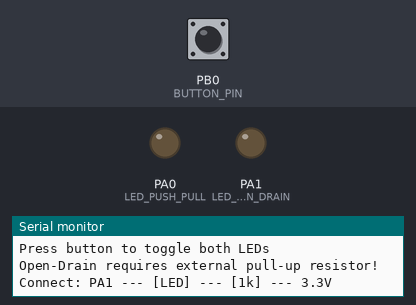
The program below on a simulated STM32 Blue Pill. On the bench: output pins drawn as LEDs (lit = HIGH), the last lines printed to the serial monitor. Dashed ring = blinking. The inputs (shaded band) are chosen by the test bench; at power-on: PB0 (BUTTON_PIN) HIGH.

Above: at 3.2 s.
3.3 s: PB0 (BUTTON_PIN) pulled LOW for 1 s
At 4.9 s:
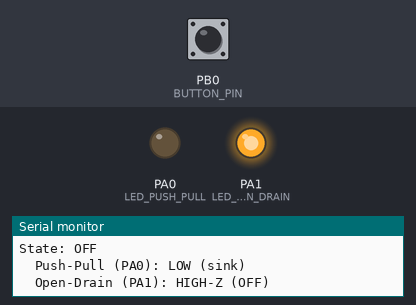
5.8 s: PB0 (BUTTON_PIN) pulled LOW for 0.15 s
At 7.0 s:
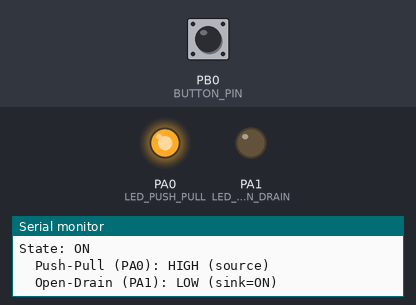
7.4 s: PB0 (BUTTON_PIN) pulled LOW for 3.2 s
At 7.55 s:
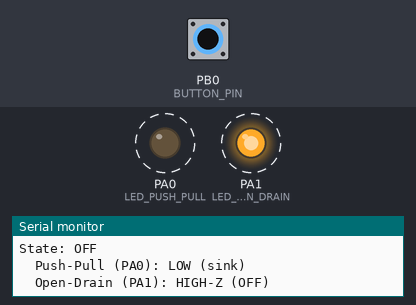
Timing chart, 0 to 11.9 s (numbered marks = the images above; inputs shaded):
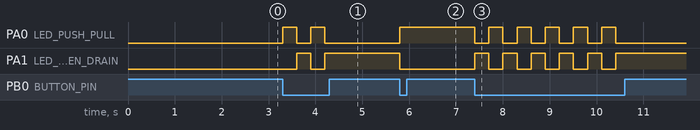

Measured:
- after the input at 3.3 s, PA0 (LED_PUSH_PULL): alternates HIGH for 0.30 s and LOW for 0.30 s, 4 changes in all, then stays LOW, starting at once; PA1 (LED_OPEN_DRAIN): LOW → HIGH after 0.30 s, → LOW 0.30 s later, → HIGH 0.30 s later
- after the input at 5.8 s, PA0 (LED_PUSH_PULL): LOW → HIGH at once; PA1 (LED_OPEN_DRAIN): HIGH → LOW at once
- after the input at 7.4 s, PA0 (LED_PUSH_PULL): alternates HIGH for 0.30 s and LOW for 0.30 s, 11 changes in all, then stays LOW, starting at once; PA1 (LED_OPEN_DRAIN): alternates HIGH for 0.30 s and LOW for 0.30 s, 11 changes in all, then stays HIGH, starting at once

The program:

main.cpp
```cpp
/**
 * @file main.cpp
 * @brief Program 07: GPIO Open-Drain Mode - STM32
 *
 * STM32 GPIO dapat dikonfigurasi sebagai Open-Drain untuk:
 * - I2C bus compatibility
 * - Level shifting
 * - Wired-OR logic
 */

#include <Arduino.h>

#define LED_PUSH_PULL   PA0     // Normal push-pull output
#define LED_OPEN_DRAIN  PA1     // Open-drain output
#define BUTTON_PIN      PB0

void setup() {
    Serial.begin(115200);
    delay(2000);

    Serial.println("Program 07: GPIO Open-Drain - STM32\n");

    // Push-Pull: Can source AND sink current
    pinMode(LED_PUSH_PULL, OUTPUT);

    // Open-Drain: Can only SINK current (needs external pull-up)
    pinMode(LED_OPEN_DRAIN, OUTPUT_OPEN_DRAIN);

    pinMode(BUTTON_PIN, INPUT_PULLUP);

    Serial.println("PA0: Push-Pull (can source/sink)");
    Serial.println("PA1: Open-Drain (sink only, needs pull-up)");
    Serial.println("\nPress button to toggle both LEDs\n");

    Serial.println("Open-Drain requires external pull-up resistor!");
    Serial.println("Connect: PA1 --- [LED] --- [1k] --- 3.3V");
}

void loop() {
    static bool state = false;
    static unsigned long lastPress = 0;

    if (digitalRead(BUTTON_PIN) == LOW && millis() - lastPress > 300) {
        lastPress = millis();
        state = !state;

        // Push-Pull: HIGH = LED ON, LOW = LED OFF
        digitalWrite(LED_PUSH_PULL, state);

        // Open-Drain: LOW = LED ON (sinking), HIGH-Z = LED OFF
        digitalWrite(LED_OPEN_DRAIN, !state);  // Inverted logic

        Serial.printf("State: %s\n", state ? "ON" : "OFF");
        Serial.printf("  Push-Pull (PA0): %s\n", state ? "HIGH (source)" : "LOW (sink)");
        Serial.printf("  Open-Drain (PA1): %s\n", state ? "LOW (sink=ON)" : "HIGH-Z (OFF)");
    }
}

/**
 * Push-Pull vs Open-Drain:
 *
 * PUSH-PULL:
 *   VCC ──┬── HIGH = LED ON (sourcing)
 *         │
 *   GPIO ─┼─→ Can drive both states
 *         │
 *   GND ──┴── LOW = Can sink current
 *
 * OPEN-DRAIN:
 *   VCC ──[Pull-up]──┬── HIGH-Z = LED ON (via pull-up)
 *                    │
 *   GPIO ────────────┼─→ Can only pull LOW
 *                    │
 *   GND ─────────────┴── LOW = LED OFF (sinking)
 *
 * Use cases:
 * - I2C (multiple devices share bus)
 * - Level shifting (3.3V to 5V)
 * - Wired-OR (multiple outputs to one line)
 */
```
